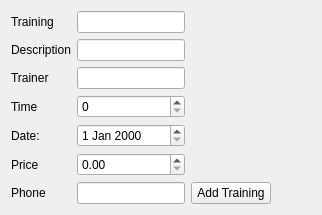
                <widget class="QWidget" name="trainingAddTab">
                 <property name="contextMenuPolicy">
                  <enum>Qt::ContextMenuPolicy::PreventContextMenu</enum>
                 </property>
                 <attribute name="title">
                  <string>Add Training</string>
                 </attribute>
                 <layout class="QGridLayout" name="trainingAddGridLayout">
                  <item row="1" column="2">
                   <widget class="QLineEdit" name="trainingDescriptionInput"/>
                  </item>
                  <item row="5" column="0">
                   <widget class="QLabel" name="trainingPriceLabel">
                    <property name="text">
                     <string>Price</string>
                    </property>
                   </widget>
                  </item>
                  <item row="1" column="0">
                   <widget class="QLabel" name="trainingDescriptionLabel">
                    <property name="text">
                     <string>Description</string>
                    </property>
                   </widget>
                  </item>
                  <item row="4" column="2">
                   <widget class="QDateEdit" name="trainingDateEdit"/>
                  </item>
                  <item row="3" column="0">
                   <widget class="QLabel" name="trainingTimeLabel">
                    <property name="text">
                     <string>Time</string>
                    </property>
                   </widget>
                  </item>
                  <item row="6" column="2">
                   <widget class="QLineEdit" name="trainingPhoneNumberInput"/>
                  </item>
                  <item row="2" column="2">
                   <widget class="QLineEdit" name="trainingTrainerInput"/>
                  </item>
                  <item row="5" column="2">
                   <widget class="QDoubleSpinBox" name="trainingPriceSpinBox"/>
                  </item>
                  <item row="2" column="0">
                   <widget class="QLabel" name="trainingTrainerLabel">
                    <property name="text">
                     <string>Trainer</string>
                    </property>
                   </widget>
                  </item>
                  <item row="4" column="0">
                   <widget class="QLabel" name="trainingDateLabel">
                    <property name="text">
                     <string>Date:</string>
                    </property>
                   </widget>
                  </item>
                  <item row="3" column="2">
                   <widget class="QSpinBox" name="trainingTimeSpinBox"/>
                  </item>
                  <item row="0" column="2">
                   <widget class="QLineEdit" name="trainingNameInput"/>
                  </item>
                  <item row="0" column="5" rowspan="7">
                   <spacer name="trainingAddHorizontalSpacer">
                    <property name="orientation">
                     <enum>Qt::Orientation::Horizontal</enum>
                    </property>
                    <property name="sizeHint" stdset="0">
                     <size>
                      <width>40</width>
                      <height>20</height>
                     </size>
                    </property>
                   </spacer>
                  </item>
                  <item row="0" column="0">
                   <widget class="QLabel" name="trainingNameLabel">
                    <property name="text">
                     <string>Training</string>
                    </property>
                   </widget>
                  </item>
                  <item row="6" column="3">
                   <widget class="QPushButton" name="trainingAddButton">
                    <property name="text">
                     <string>Add Training</string>
                    </property>
                   </widget>
                  </item>
                  <item row="6" column="0">
                   <widget class="QLabel" name="trainingPhoneLabel">
                    <property name="text">
                     <string>Phone</string>
                    </property>
                   </widget>
                  </item>
                 </layout>
                </widget>
